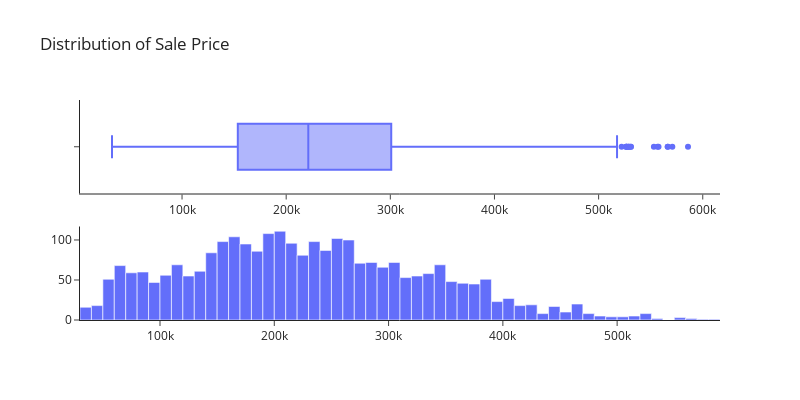

This figure's notebook cell:
### Markdown cell above
### **Distribution Data SalePrice**

### Code cell
# Membuat subplot berisi 2 baris dan 1 kolom
fig = make_subplots(rows=2, cols=1)

# Menambahkan grafik boxplot kolom SalePrice di baris pertama
fig.add_trace(
    px.box(df, x="SalePrice").data[0],
    row=1, col=1
)

# Menambahkan grafik histogram kolom SalePrice di baris ke dua
fig.add_trace(
    px.histogram(df, x="SalePrice", marginal="rug").data[0],
    row=2, col=1
)

# Update layout untuk mengatur bingkai
fig.update_layout(
    title_text="Distribution of Sale Price",
    xaxis_title=" ",
    yaxis_title=" ",
    showlegend=False,
    width=800,
    height=400,
    template="simple_white"
)

# Menampilkan subplot
fig.show()

### Figure 1 — Plotly figure (JSON) as saved in the notebook; plotly's stock layout.template omitted (floating-point values rounded to 4 significant figures; data arrays with more than 128 entries replaced by an {"elided": "..."} marker saying what was removed)
{"data": [{"alignmentgroup": "True", "hovertemplate": "SalePrice=%{x}<extra></extra>", "legendgroup": "", "marker": {"color": "#636efa"}, "name": "", "notched": false, "offsetgroup": "", "orientation": "h", "showlegend": false, "type": "box", "x": {"elided": "2701 int values"}, "x0": " ", "xaxis": "x", "y0": " ", "yaxis": "y"}, {"alignmentgroup": "True", "bingroup": "x", "hovertemplate": "SalePrice=%{x}<br>count=%{y}<extra></extra>", "legendgroup": "", "marker": {"color": "#636efa", "pattern": {"shape": ""}}, "name": "", "offsetgroup": "", "orientation": "v", "showlegend": false, "type": "histogram", "x": {"elided": "2701 int values"}, "xaxis": "x2", "yaxis": "y2"}], "layout": {"height": 400, "showlegend": false, "title": {"text": "Distribution of Sale Price"}, "width": 800, "xaxis": {"anchor": "y", "domain": [0, 1], "title": {"text": " "}}, "xaxis2": {"anchor": "y2", "domain": [0, 1]}, "yaxis": {"anchor": "x", "domain": [0.575, 1], "title": {"text": " "}}, "yaxis2": {"anchor": "x2", "domain": [0, 0.425]}}}
